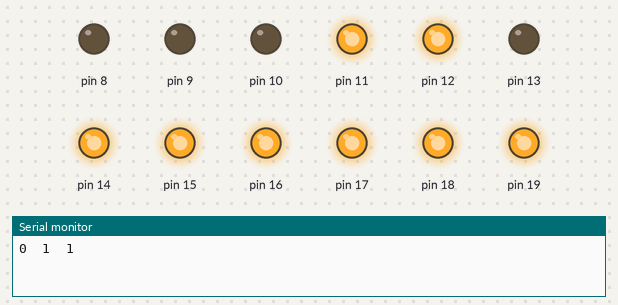
Recording of a sketch running on a simulated Arduino Uno, built with avr-gcc and run on an emulated ATmega328P. Shown: output pins drawn as LEDs (lit = HIGH), the last lines printed to the serial monitor.

Above: at 0.2 s.
At 4.7 s:
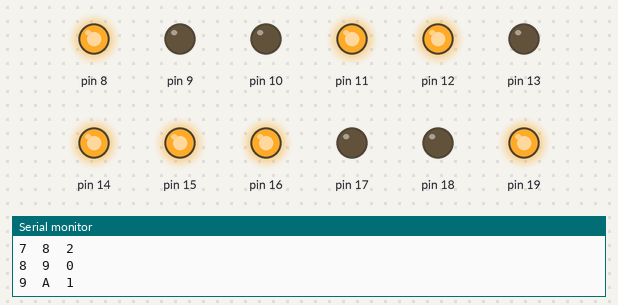
At 5.2 s:
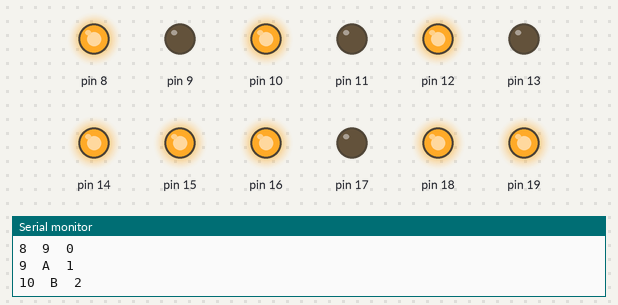
At 5.7 s:
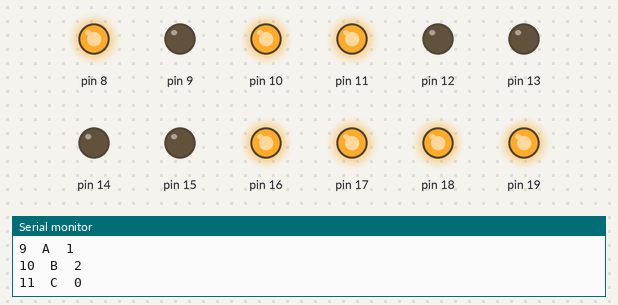
At 6.2 s:
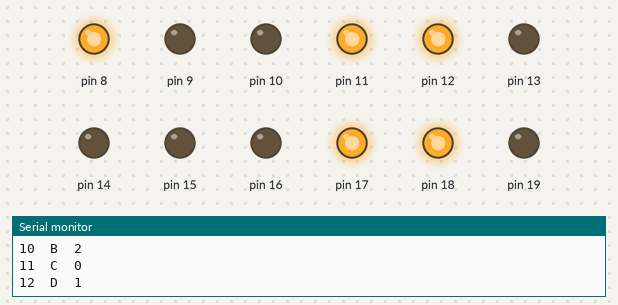
At 7.2 s:
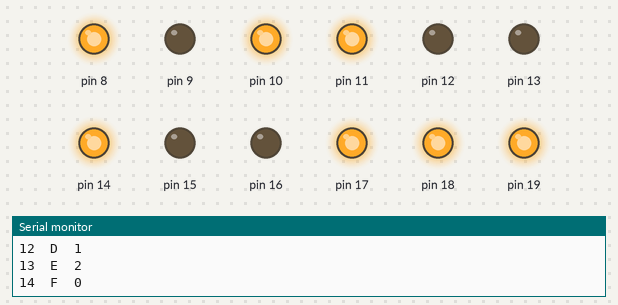
Timing chart, 0 to 10.4 s (numbered marks = the images above):
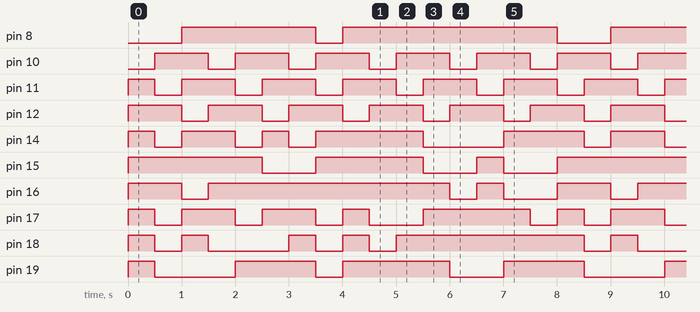

Measured:
- by itself, pin 8: repeats every 8.0 s: LOW 0.50 s, HIGH 4.0 s, LOW 1.0 s, HIGH 2.5 s
- by itself, pin 10, pin 12: alternates HIGH for 1.0 s and LOW for 0.50 s
- by itself, pin 11: repeats every 1.5 s: LOW 0.50 s, HIGH 1.0 s
- by itself, pin 14: repeats every 8.0 s: LOW 0.50 s, HIGH 1.0 s, LOW 0.50 s, HIGH 0.50 s, LOW 0.50 s, HIGH 2.0 s, LOW 1.5 s, HIGH 1.5 s
- by itself, pin 15: repeats every 8.0 s: LOW 1.0 s, HIGH 2.0 s, LOW 1.0 s, HIGH 0.50 s, LOW 1.0 s, HIGH 2.5 s
- by itself, pin 16: repeats every 8.0 s: LOW 0.50 s, HIGH 4.5 s, LOW 0.50 s, HIGH 0.50 s, LOW 1.0 s, HIGH 1.0 s
- by itself, pin 17: repeats every 8.0 s: 2 × (LOW 0.50 s, HIGH 1.0 s), LOW 0.50 s, HIGH 0.50 s, LOW 1.0 s, HIGH 2.0 s, LOW 0.50 s, HIGH 0.50 s
- by itself, pin 18: repeats every 8.0 s: LOW 0.50 s, HIGH 0.50 s, LOW 1.5 s, 2 × (HIGH 0.50 s, LOW 0.50 s), HIGH 3.5 s

The sketch:

2-3_digiScan.ino
```cpp
int ev = 0, cx = 0, sx;
//----------- pgfedcba pgfedcba pgfedcba pgfedcba
const byte dx[] = {B00111111,B00000110,B01011011,B01001111,
B01100110,B01101101,B01111100,B00000111,B01111111,B01100111,
B01110111,B01111100,B01011000,B01011110,B01111001,B01110001};
void setup() {
  Serial.begin(9600);
  DDRC = 0x3F; //PC[0..5] as output
  DDRB = 0x3F; //PB[0..5] as output
}
void loop() {
  Serial.print(ev);
  PORTB = (PORTB | B011100) & (~(4 << cx));
  sx = dx[ev];
  PORTC = sx & 0x3F;
  PORTB = (PORTB & 0xFC) | sx >> 6;
  cx = ++cx % 3;
  ev = ++ev & 0xF;
  Serial.print("\t");
  Serial.print(ev, HEX);
  Serial.print("\t");
  Serial.println(cx, HEX);
  delay(500); // ignore for speed test
}
```
